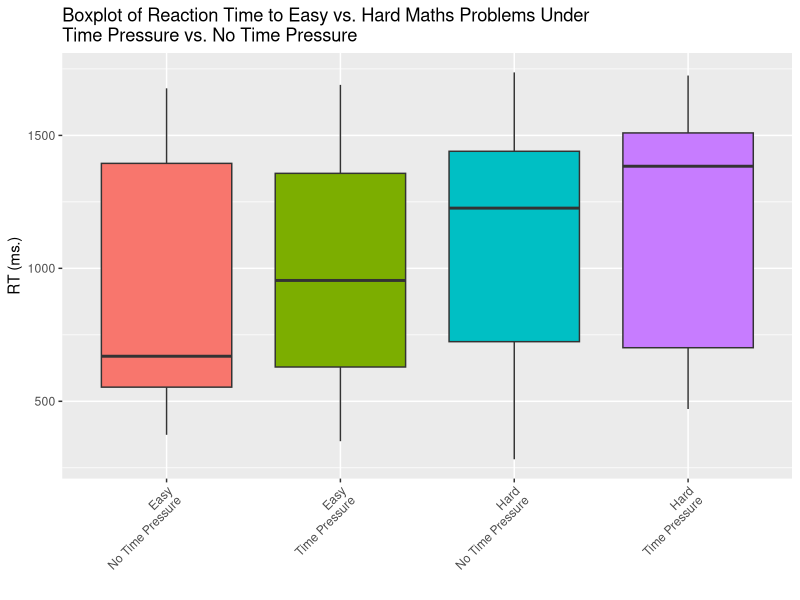
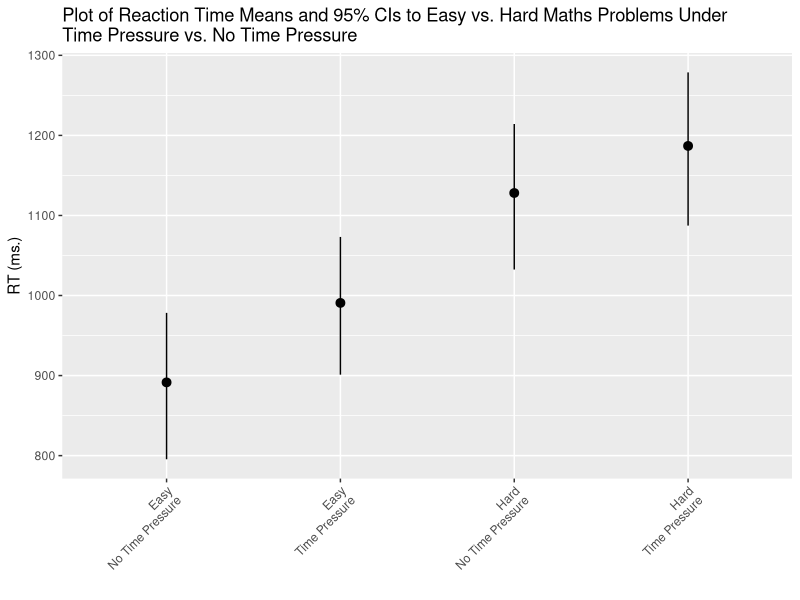
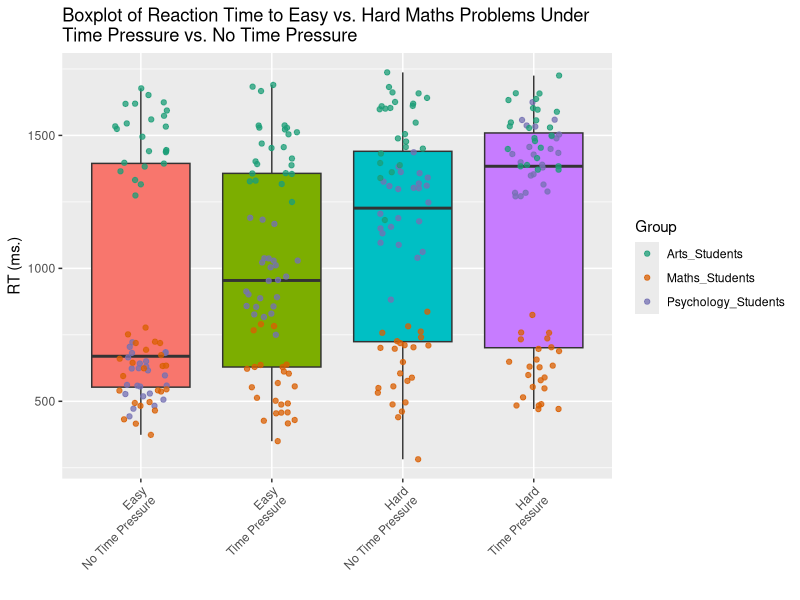
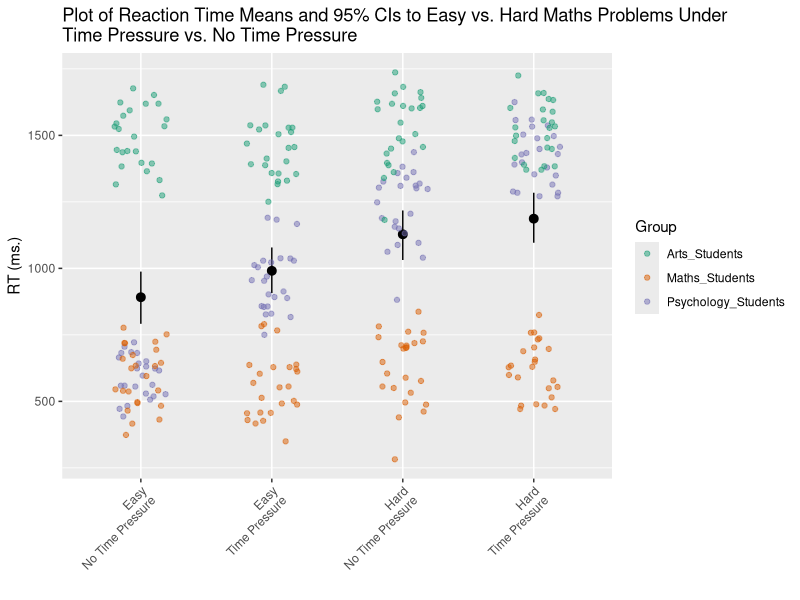
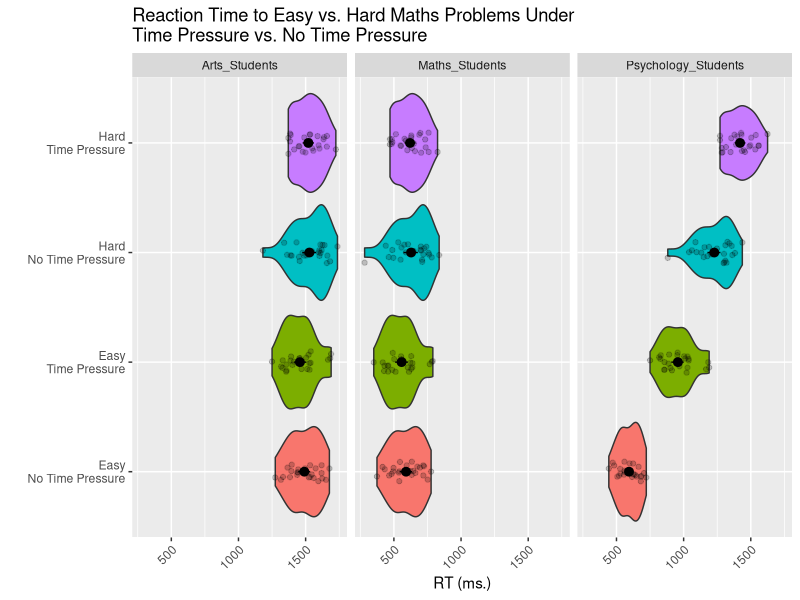
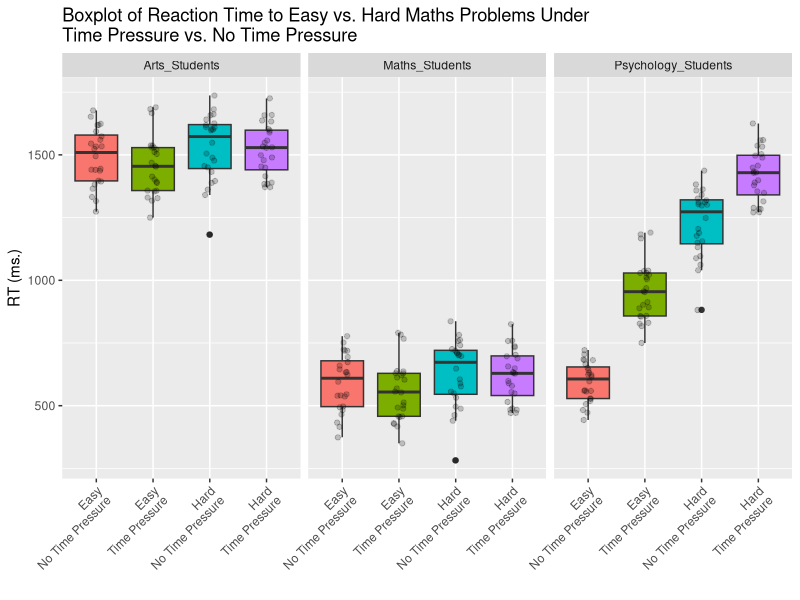
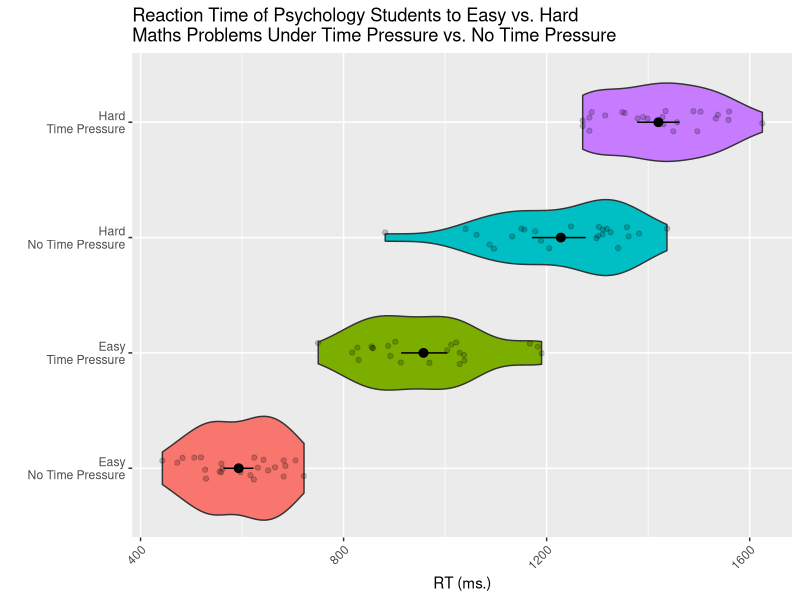

Write R code to recreate these figures, in order.
## ---- chunk 1
knitr::opts_chunk$set(echo = TRUE)
## ---- chunk 2
library(tidyverse)
library(afex)
library(psych)
library(emmeans)
## ---- chunk 3
data <- read_csv("ANOVA_lab2_data1.csv")
## ---- chunk 4
data
## ---- chunk 5
data$Difficulty <- as.factor(data$Difficulty)
data$Time_Pressure <- as.factor(data$Time_Pressure)
data$Group <- as.factor(data$Group)
data
## ---- chunk 6
ggplot(data, aes(x = Difficulty:Time_Pressure, y = RT, fill = Difficulty:Time_Pressure)) + 
  geom_boxplot() +
  guides(fill = FALSE) +
  theme(axis.text.x = element_text(angle = 45, hjust = 1)) + 
  scale_x_discrete(labels = c("Easy\nNo Time Pressure","Easy\nTime Pressure", "Hard\nNo Time Pressure", "Hard\nTime Pressure")) + 
  labs(x = "", y = "RT (ms.)", title = "Boxplot of Reaction Time to Easy vs. Hard Maths Problems Under\nTime Pressure vs. No Time Pressure") 
## ---- chunk 7
ggplot(data, aes(x = Difficulty:Time_Pressure, y = RT, fill = Difficulty:Time_Pressure)) + 
  stat_summary(fun.data = mean_cl_boot) + 
  guides(fill = FALSE) +
  theme(axis.text.x = element_text(angle = 45, hjust = 1)) + 
  scale_x_discrete(labels = c("Easy\nNo Time Pressure","Easy\nTime Pressure","Hard\nNo Time Pressure", "Hard\nTime Pressure")) + 
  labs(x = "", y = "RT (ms.)", title = "Plot of Reaction Time Means and 95% CIs to Easy vs. Hard Maths Problems Under\nTime Pressure vs. No Time Pressure") 
## ---- chunk 8
ggplot(data, aes(x = Difficulty:Time_Pressure, y = RT, fill = Difficulty:Time_Pressure)) + 
  geom_boxplot() + geom_jitter(aes(colour = Group), width = .2, alpha = .75) +
  guides(fill = FALSE) + scale_color_brewer(palette = "Dark2") +
  theme(axis.text.x = element_text(angle = 45, hjust = 1)) + 
  scale_x_discrete(labels = c("Easy\nNo Time Pressure","Easy\nTime Pressure","Hard\nNo Time Pressure", "Hard\nTime Pressure")) + 
  labs(x = "", y = "RT (ms.)", title = "Boxplot of Reaction Time to Easy vs. Hard Maths Problems Under\nTime Pressure vs. No Time Pressure") 
## ---- chunk 9
ggplot(data, aes(x = Difficulty:Time_Pressure, y = RT, fill = Difficulty:Time_Pressure)) + 
  stat_summary(fun.data = mean_cl_boot) + geom_jitter(aes(colour = Group), width = .2, alpha = .5) +
  guides(fill = FALSE) + scale_color_brewer(palette = "Dark2") +
  theme(axis.text.x = element_text(angle = 45, hjust = 1)) + 
  scale_x_discrete(labels = c("Easy\nNo Time Pressure","Easy\nTime Pressure","Hard\nNo Time Pressure", "Hard\nTime Pressure")) + 
  labs(x = "", y = "RT (ms.)", title = "Plot of Reaction Time Means and 95% CIs to Easy vs. Hard Maths Problems Under\nTime Pressure vs. No Time Pressure") 
## ---- chunk 10
ggplot(data, aes(x = Difficulty:Time_Pressure, y = RT, fill = Difficulty:Time_Pressure)) + 
  facet_wrap(~ Group) +
  geom_violin() + geom_jitter(width = .1, alpha = .2) + 
  stat_summary(fun.data = mean_cl_boot) + guides(fill = FALSE) +
  theme(axis.text.x = element_text(angle = 45, hjust = 1)) + 
  scale_x_discrete(labels = c("Easy\nNo Time Pressure","Easy\nTime Pressure","Hard\nNo Time Pressure", "Hard\nTime Pressure")) + 
  labs(x = "", y = "RT (ms.)", title = "Reaction Time to Easy vs. Hard Maths Problems Under\nTime Pressure vs. No Time Pressure") + 
  coord_flip() 
## ---- chunk 11
ggplot(data, aes(x = Difficulty:Time_Pressure, y = RT, fill = Difficulty:Time_Pressure)) + 
  facet_wrap(~ Group) +
  geom_boxplot() + geom_jitter(width = .1, alpha = .2) + 
  guides(fill = FALSE) +
  theme(axis.text.x = element_text(angle = 45, hjust = 1)) + 
  scale_x_discrete(labels = c("Easy\nNo Time Pressure","Easy\nTime Pressure","Hard\nNo Time Pressure", "Hard\nTime Pressure")) + 
  labs(x = "", y = "RT (ms.)", title = "Boxplot of Reaction Time to Easy vs. Hard Maths Problems Under\nTime Pressure vs. No Time Pressure") 
## ---- chunk 12
describeBy(data$RT, group = list(data$Difficulty, data$Time_Pressure, data$Group))
data %>% group_by(Group, Difficulty, Time_Pressure) %>% summarise(mean(RT), sd(RT))
## ---- chunk 13
model <- aov_4(RT ~ Difficulty * Time_Pressure * Group + (1 + Difficulty * Time_Pressure | Subject), data)
anova(model)
## ---- chunk 14
data_arts <- filter(data, Group == "Arts_Students")
data_maths <- filter(data, Group == "Maths_Students")
data_psych <- filter(data, Group == "Psychology_Students")
## ---- chunk 15
model_arts <- aov_4(RT ~ Difficulty * Time_Pressure + (1 + Difficulty * Time_Pressure | Subject), data_arts)
anova(model_arts)
## ---- chunk 16
model_maths <- aov_4(RT ~ Difficulty * Time_Pressure + (1 + Difficulty * Time_Pressure | Subject), data_maths)
anova(model_maths)
## ---- chunk 17
model_psych <- aov_4(RT ~ Difficulty * Time_Pressure + (1 + Difficulty * Time_Pressure | Subject), data_psych)
anova(model_psych)
## ---- chunk 18
emmeans(model_psych, pairwise ~ Difficulty * Time_Pressure, adjust = "Bonferroni")
## ---- chunk 19
ggplot(data_psych, aes(x = Difficulty:Time_Pressure, y = RT, fill = Difficulty:Time_Pressure)) + 
  geom_violin() + geom_jitter(width = .1, alpha = .2) + 
  stat_summary(fun.data = mean_cl_boot) + guides(fill = FALSE) +
  theme(axis.text.x = element_text(angle = 45, hjust = 1)) + 
  scale_x_discrete(labels = c("Easy\nNo Time Pressure","Easy\nTime Pressure","Hard\nNo Time Pressure", "Hard\nTime Pressure")) + 
  labs(x = "", y = "RT (ms.)", title = "Reaction Time of Psychology Students to Easy vs. Hard\nMaths Problems Under Time Pressure vs. No Time Pressure") + 
  coord_flip() 
